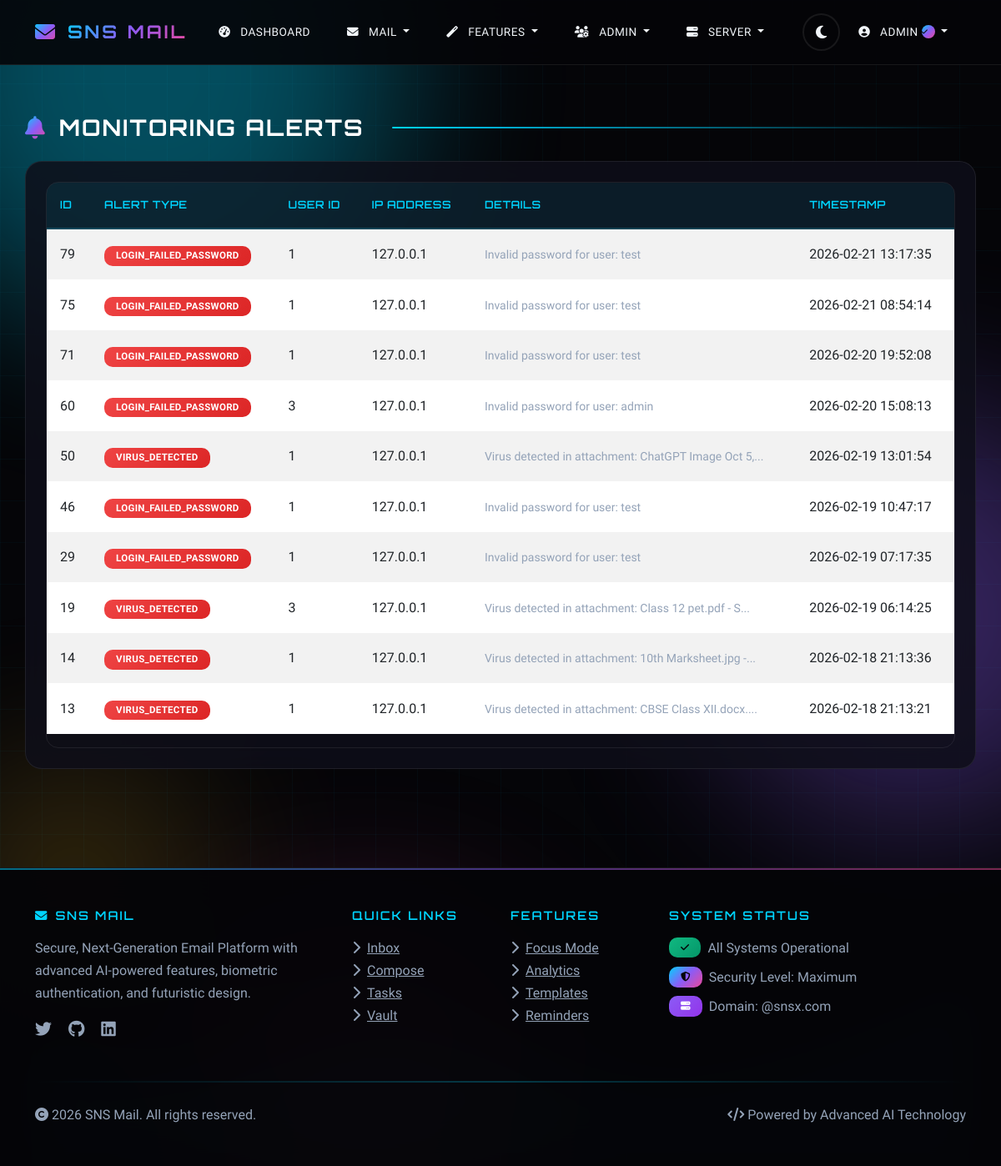
The app's page /monitoring/alerts (signed in) with its own data.
### sns_mail/database/models.py (models this page shows, shortened)
class User(UserMixin, db.Model):
    __tablename__ = 'users'
    id = db.Column(db.Integer, primary_key=True)
    name = db.Column(db.String(100), nullable=False)
    username = db.Column(db.String(50), unique=True, nullable=False)
    email = db.Column(db.String(120), unique=True, nullable=False)
    password_hash = db.Column(db.String(128))
    face_photo = db.Column(db.String(200))
    eye_scan = db.Column(db.String(200))
    totp_secret = db.Column(db.String(16))
    is_2fa_enabled = db.Column(db.Boolean, default=False)
    is_admin = db.Column(db.Boolean, default=False)
    is_server_admin = db.Column(db.Boolean, default=False)
    is_banned = db.Column(db.Boolean, default=False)
    ban_reason = db.Column(db.Text)
    is_verified = db.Column(db.Boolean, default=False)  # Blue tick verification
    created_at = db.Column(db.DateTime, default=datetime.utcnow)
    last_login = db.Column(db.DateTime)
    login_attempts = db.Column(db.Integer, default=0)
    locked_until = db.Column(db.DateTime)
    ai_preferences = db.Column(db.Text)  # JSON for AI learning preferences
    mood_tracking_enabled = db.Column(db.Boolean, default=True)
    focus_mode_enabled = db.Column(db.Boolean, default=False)
    focus_mode_until = db.Column(db.DateTime)
    sent_emails = db.relationship('Email', foreign_keys='Email.sender_id', backref='sender', lazy='dynamic')
    received_emails = db.relationship('Email', foreign_keys='Email.recipient_id', backref='recipient', lazy='dynamic')
    drafts = db.relationship('Draft', backref='user', lazy='dynamic')
    sent_folders = db.relationship('SentFolder', backref='user', lazy='dynamic')
    important_folders = db.relationship('ImportantFolder', backref='user', lazy='dynamic')
    archive_folders = db.relationship('ArchiveFolder', backref='user', lazy='dynamic')
    deleted_folders = db.relationship('DeletedFolder', backref='user', lazy='dynamic')
    spam_folders = db.relationship('SpamFolder', backref='user', lazy='dynamic')
    notes = db.relationship('Note', backref='user', lazy='dynamic')
    tasks = db.relationship('Task', backref='user', lazy='dynamic')
    vault_items = db.relationship('VaultItem', backref='user', lazy='dynamic')
    email_analytics = db.relationship('EmailAnalytics', backref='user', lazy='dynamic')
    scheduled_emails = db.relationship('ScheduledEmail', backref='user', lazy='dynamic')
    mood_logs = db.relationship('MoodLog', backref='user', lazy='dynamic')
    focus_sessions = db.relationship('FocusSession', backref='user', lazy='dynamic')
    email_templates = db.relationship('EmailTemplate', backref='user', lazy='dynamic')

class SecurityLog(db.Model):
    __tablename__ = 'security_logs'
    id = db.Column(db.Integer, primary_key=True)
    user_id = db.Column(db.Integer, db.ForeignKey('users.id'))
    action = db.Column(db.String(50), nullable=False)
    ip_address = db.Column(db.String(45))
    timestamp = db.Column(db.DateTime, default=datetime.utcnow)
    details = db.Column(db.Text)

### sns_mail/core/server_routes.py (the view)
@server.route('/monitoring/alerts')
@login_required
def monitoring_alerts():
    if not current_user.is_server_admin:
        flash('Access denied. Only server admins can access monitoring alerts.', 'danger')
        return redirect(url_for('client.dashboard'))
    alerts = SecurityLog.query.filter(
        SecurityLog.action.in_(['LOGIN_FAILED_PASSWORD', 'LOGIN_FAILED_2FA', 'VIRUS_DETECTED', 'USER_BANNED'])
    ).order_by(SecurityLog.timestamp.desc()).limit(50).all()
    return render_template('server/monitoring_alerts.html', alerts=alerts)

### sns_mail/templates/server/monitoring_alerts.html (shortened to what this page needs)
{% extends "base.html" %}
{% block content %}
<div class="row">
    <div class="col-12">
        <h2 class="mb-4">
            <i class="fas fa-bell text-primary"></i>
            Monitoring Alerts
        </h2>
    </div>
</div>
<div class="card">
    <div class="card-body">
        <div class="table-responsive">
            <table class="table table-striped table-hover">
                <thead>
                    <tr>
                        <th>ID</th>
                        <th>Alert Type</th>
                        <th>User ID</th>
                        <th>IP Address</th>
                        <th>Details</th>
                        <th>Timestamp</th>
                    </tr>
                </thead>
                <tbody>
                    {% for alert in alerts %}
                        <tr>
                            <td>{{ alert.id }}</td>
                            <td>
                                <span class="badge
                                    {% if 'FAILED' in alert.action %}bg-danger
                                    {% elif 'BANNED' in alert.action %}bg-warning
                                    {% elif 'VIRUS' in alert.action %}bg-danger
                                    {% else %}bg-info{% endif %}">
                                    {{ alert.action }}
                                </span>
                            </td>
                            <td>{{ alert.user_id if alert.user_id else 'N/A' }}</td>
                            <td>{{ alert.ip_address if alert.ip_address else 'N/A' }}</td>
                            <td>
                                {% if alert.details %}
                                    <small>{{ alert.details[:50] }}{% if alert.details|length > 50 %}...{% endif %}</small>
                                {% else %}
                                    <span class="text-muted">-</span>
                                {% endif %}
                            </td>
                            <td>{{ alert.timestamp.strftime('%Y-%m-%d %H:%M:%S') if alert.timestamp else 'N/A' }}</td>
                        </tr>
                    {% else %}
                        <tr>
                            <td colspan="6" class="text-center">No alerts found</td>
                        </tr>
                    {% endfor %}
                </tbody>
            </table>
        </div>
    </div>
</div>
{% endblock %}

### sns_mail/templates/base.html (shortened to what this page needs)
<!DOCTYPE html>
<html lang="en">
<head>
    <link href="https://cdn.jsdelivr.net/npm/bootstrap@5.3.0/dist/css/bootstrap.min.css" rel="stylesheet">
    <link href="https://cdnjs.cloudflare.com/ajax/libs/font-awesome/6.4.0/css/all.min.css" rel="stylesheet">
    <link href="{{ url_for('static', filename='css/style.css') }}" rel="stylesheet">
</head>
<body>
    <div class="parallax-container">
        <div class="parallax-orb orb-1"></div>
    </div>
    <div class="wave-container">
    </div>
    <nav class="navbar navbar-expand-lg navbar-dark" id="mainNavbar">
        <div class="container">
            <a class="navbar-brand" href="{{ url_for('auth.index') }}">
                <i class="fas fa-envelope icon-animated"></i>
                <span>SNS Mail</span>
            </a>
            <div class="collapse navbar-collapse" id="navbarNav">
                <ul class="navbar-nav me-auto">
                    {% if current_user.is_authenticated %}
                        <li class="nav-item">
                            <a class="nav-link" href="{{ url_for('client.dashboard') }}">
                                <i class="fas fa-tachometer-alt"></i> Dashboard
                            </a>
                        </li>
                        <li class="nav-item dropdown">
                            <a class="nav-link dropdown-toggle" href="#" role="button" data-bs-toggle="dropdown">
                                <i class="fas fa-envelope"></i> Mail
                            </a>
                        </li>
                        <li class="nav-item dropdown">
                            <a class="nav-link dropdown-toggle" href="#" role="button" data-bs-toggle="dropdown">
                                <i class="fas fa-magic"></i> Features
                            </a>
                        </li>
                        {% if current_user.is_admin or current_user.is_server_admin %}
                            <li class="nav-item dropdown">
                                <a class="nav-link dropdown-toggle" href="#" role="button" data-bs-toggle="dropdown">
                                    <i class="fas fa-users-cog"></i> Admin
                                </a>
                            </li>
                        {% endif %}
                        {% if current_user.is_server_admin %}
                            <li class="nav-item dropdown">
                                <a class="nav-link dropdown-toggle" href="#" role="button" data-bs-toggle="dropdown">
                                    <i class="fas fa-server"></i> Server
                                </a>
                            </li>
                        {% endif %}
                    {% endif %}
                </ul>
                <ul class="navbar-nav d-flex align-items-center">
                    <li class="nav-item">
                        <button class="theme-toggle" id="themeToggle" title="Toggle Theme">
                            <i class="fas fa-moon" id="themeIcon"></i>
                        </button>
                    </li>
                    {% if current_user.is_authenticated %}
                        <li class="nav-item dropdown">
                            <a class="nav-link dropdown-toggle" href="#" role="button" data-bs-toggle="dropdown">
                                <i class="fas fa-user-circle"></i>
                                <span class="verified-name">
                                    {{ current_user.username }}
                                    {% if current_user.is_verified %}
                                        <span class="verified-badge verified-badge-sm" data-tooltip="Verified User">
                                            <i class="fas fa-check"></i>
                                        </span>
                                    {% endif %}
                                </span>
                            </a>
                        </li>
                    {% endif %}
                </ul>
            </div>
        </div>
    </nav>
    <main class="container mt-4">
        {% block content %}{% endblock %}
    </main>
    <footer class="text-light mt-5 py-5">
        <div class="container">
            <div class="row">
                <div class="col-lg-4 mb-4">
                    <h5><i class="fas fa-envelope me-2 icon-pulse"></i>SNS Mail</h5>
                    <p class="mt-3">Secure, Next-Generation Email Platform with advanced AI-powered features, biometric authentication, and futuristic design.</p>
                    <div class="mt-3">
                        <a href="#" class="text-secondary me-3"><i class="fab fa-twitter fa-lg icon-animated"></i></a>
                        <a href="#" class="text-secondary me-3"><i class="fab fa-github fa-lg icon-animated"></i></a>
                        <a href="#" class="text-secondary me-3"><i class="fab fa-linkedin fa-lg icon-animated"></i></a>
                    </div>
                </div>
                <div class="col-lg-2 col-md-4 mb-4">
                    <h5>Quick Links</h5>
                    <ul class="list-unstyled mt-3">
                        <li><a href="{{ url_for('client.inbox') }}" class="text-secondary"><i class="fas fa-chevron-right me-2"></i>Inbox</a></li>
                        <li><a href="{{ url_for('client.compose') }}" class="text-secondary"><i class="fas fa-chevron-right me-2"></i>Compose</a></li>
                        <li><a href="{{ url_for('features.tasks') }}" class="text-secondary"><i class="fas fa-chevron-right me-2"></i>Tasks</a></li>
                        <li><a href="{{ url_for('features.vault') }}" class="text-secondary"><i class="fas fa-chevron-right me-2"></i>Vault</a></li>
                    </ul>
                </div>
                <div class="col-lg-2 col-md-4 mb-4">
                    <h5>Features</h5>
                    <ul class="list-unstyled mt-3">
                        <li><a href="{{ url_for('features.focus_mode') }}" class="text-secondary"><i class="fas fa-chevron-right me-2"></i>Focus Mode</a></li>
                        <li><a href="{{ url_for('features.analytics') }}" class="text-secondary"><i class="fas fa-chevron-right me-2"></i>Analytics</a></li>
                        <li><a href="{{ url_for('features.templates') }}" class="text-secondary"><i class="fas fa-chevron-right me-2"></i>Templates</a></li>
                        <li><a href="{{ url_for('features.reminders') }}" class="text-secondary"><i class="fas fa-chevron-right me-2"></i>Reminders</a></li>
                    </ul>
                </div>
                <div class="col-lg-4 col-md-4 mb-4">
                    <h5>System Status</h5>
                    <div class="mt-3">
                        <div class="d-flex align-items-center mb-2">
                            <span class="badge bg-success me-2"><i class="fas fa-check icon-pulse"></i></span>
                            <span class="text-secondary">All Systems Operational</span>
                        </div>
                        <div class="d-flex align-items-center mb-2">
                            <span class="badge bg-primary me-2"><i class="fas fa-shield-alt icon-pulse"></i></span>
                            <span class="text-secondary">Security Level: Maximum</span>
                        </div>
                        <div class="d-flex align-items-center">
                            <span class="badge bg-info me-2"><i class="fas fa-server icon-pulse"></i></span>
                            <span class="text-secondary">Domain: @snsx.com</span>
                        </div>
                    </div>
                </div>
            </div>
            <hr>
            <div class="row align-items-center">
                <div class="col-md-6">
                    <p class="mb-0 text-secondary">
                        <i class="fas fa-copyright"></i> 2026 SNS Mail. All rights reserved.
                    </p>
                </div>
                <div class="col-md-6 text-md-end">
                    <p class="mb-0 text-secondary">
                        <i class="fas fa-code"></i> Powered by Advanced AI Technology
                    </p>
                </div>
            </div>
        </div>
    </footer>
</body>
</html>

### records on screen
User: username "ADMIN"
SecurityLog: id "79", action "LOGIN_FAILED_PASSWORD", user "1", ip_address "127.0.0.1", details "Invalid password for user: test", timestamp "2026-02-21 13:17:35"
SecurityLog: id "75", action "LOGIN_FAILED_PASSWORD", user "1", ip_address "127.0.0.1", details "Invalid password for user: test", timestamp "2026-02-21 08:54:14"
SecurityLog: id "71", action "LOGIN_FAILED_PASSWORD", user "1", ip_address "127.0.0.1", details "Invalid password for user: test", timestamp "2026-02-20 19:52:08"
SecurityLog: id "60", action "LOGIN_FAILED_PASSWORD", user "3", ip_address "127.0.0.1", details "Invalid password for user: admin", timestamp "2026-02-20 15:08:13"
SecurityLog: id "50", action "VIRUS_DETECTED", user "1", ip_address "127.0.0.1", details "Virus detected in attachment: ChatGPT Image Oct 5,", timestamp "2026-02-19 13:01:54"
SecurityLog: id "46", action "LOGIN_FAILED_PASSWORD", user "1", ip_address "127.0.0.1", details "Invalid password for user: test", timestamp "2026-02-19 10:47:17"
SecurityLog: id "29", action "LOGIN_FAILED_PASSWORD", user "1", ip_address "127.0.0.1", details "Invalid password for user: test", timestamp "2026-02-19 07:17:35"
SecurityLog: id "19", action "VIRUS_DETECTED", user "3", ip_address "127.0.0.1", details "Virus detected in attachment: Class 12 pet.pdf - S", timestamp "2026-02-19 06:14:25"
SecurityLog: id "14", action "VIRUS_DETECTED", user "1", ip_address "127.0.0.1", details "Virus detected in attachment: 10th Marksheet.jpg -", timestamp "2026-02-18 21:13:36"
SecurityLog: id "13", action "VIRUS_DETECTED", user "1", ip_address "127.0.0.1", details "Virus detected in attachment: CBSE Class XII.docx.", timestamp "2026-02-18 21:13:21"
